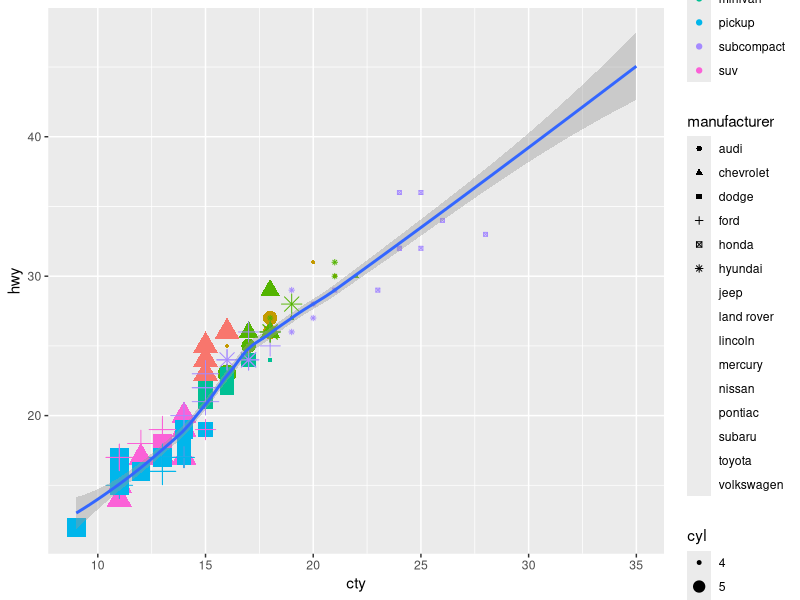

Write the R code that produced this figure.
# TP 15/10/2020

library(tidyverse)
mpg
ggplot(mpg, aes(x = cty, y = hwy)) + geom_point(aes(color = class, size = cyl, shape = manufacturer)) + geom_smooth()


